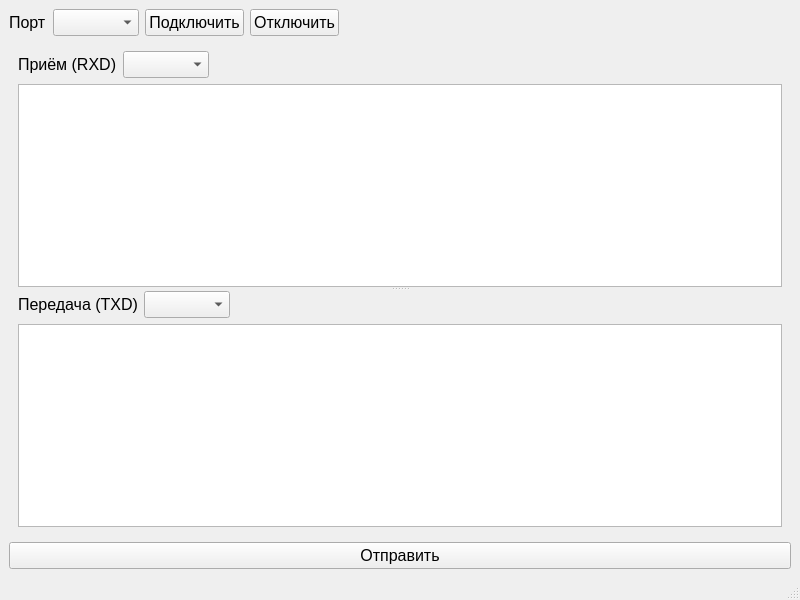
<?xml version="1.0" encoding="UTF-8"?>
<ui version="4.0">
 <class>MainWindow</class>
 <widget class="QMainWindow" name="MainWindow">
  <property name="geometry">
   <rect>
    <x>0</x>
    <y>0</y>
    <width>800</width>
    <height>600</height>
   </rect>
  </property>
  <property name="windowTitle">
   <string>TestSerialPort</string>
  </property>
  <widget class="QWidget" name="centralwidget">
   <layout class="QGridLayout" name="gridLayout">
    <item row="0" column="1">
     <widget class="QLabel" name="namePortLabel">
      <property name="font">
       <font>
        <pointsize>12</pointsize>
       </font>
      </property>
      <property name="text">
       <string>Порт</string>
      </property>
     </widget>
    </item>
    <item row="1" column="1" colspan="5">
     <widget class="QWidget" name="widget" native="true">
      <layout class="QVBoxLayout" name="verticalLayout">
       <item>
        <widget class="QSplitter" name="splitter">
         <property name="orientation">
          <enum>Qt::Vertical</enum>
         </property>
         <widget class="QWidget" name="rxWidget" native="true">
          <layout class="QGridLayout" name="gridLayout_2">
           <item row="0" column="1">
            <widget class="QComboBox" name="typeRxComboBox">
             <property name="font">
              <font>
               <pointsize>12</pointsize>
              </font>
             </property>
            </widget>
           </item>
           <item row="0" column="0">
            <widget class="QLabel" name="rxLabel">
             <property name="font">
              <font>
               <pointsize>12</pointsize>
              </font>
             </property>
             <property name="text">
              <string>Приём (RXD)</string>
             </property>
            </widget>
           </item>
           <item row="0" column="2">
            <spacer name="horizontalSpacer_3">
             <property name="orientation">
              <enum>Qt::Horizontal</enum>
             </property>
             <property name="sizeHint" stdset="0">
              <size>
               <width>40</width>
               <height>20</height>
              </size>
             </property>
            </spacer>
           </item>
           <item row="1" column="0" colspan="3">
            <widget class="QTextEdit" name="rxTextEdit">
             <property name="readOnly">
              <bool>false</bool>
             </property>
            </widget>
           </item>
          </layout>
         </widget>
         <widget class="QWidget" name="txWidget" native="true">
          <layout class="QGridLayout" name="gridLayout_3">
           <item row="0" column="1">
            <widget class="QComboBox" name="typeTxComboBox">
             <property name="font">
              <font>
               <pointsize>12</pointsize>
              </font>
             </property>
            </widget>
           </item>
           <item row="0" column="0">
            <widget class="QLabel" name="txLabel">
             <property name="font">
              <font>
               <pointsize>12</pointsize>
              </font>
             </property>
             <property name="text">
              <string>Передача (TXD)</string>
             </property>
            </widget>
           </item>
           <item row="0" column="2">
            <spacer name="horizontalSpacer_2">
             <property name="orientation">
              <enum>Qt::Horizontal</enum>
             </property>
             <property name="sizeHint" stdset="0">
              <size>
               <width>40</width>
               <height>20</height>
              </size>
             </property>
            </spacer>
           </item>
           <item row="1" column="0" colspan="3">
            <widget class="QTextEdit" name="txTextEdit"/>
           </item>
          </layout>
         </widget>
        </widget>
       </item>
      </layout>
     </widget>
    </item>
    <item row="0" column="3">
     <widget class="QPushButton" name="connectButton">
      <property name="font">
       <font>
        <pointsize>12</pointsize>
       </font>
      </property>
      <property name="text">
       <string>Подключить</string>
      </property>
     </widget>
    </item>
    <item row="0" column="5">
     <spacer name="horizontalSpacer">
      <property name="orientation">
       <enum>Qt::Horizontal</enum>
      </property>
      <property name="sizeHint" stdset="0">
       <size>
        <width>40</width>
        <height>20</height>
       </size>
      </property>
     </spacer>
    </item>
    <item row="0" column="4">
     <widget class="QPushButton" name="disconnectButton">
      <property name="font">
       <font>
        <pointsize>12</pointsize>
       </font>
      </property>
      <property name="text">
       <string>Отключить</string>
      </property>
     </widget>
    </item>
    <item row="0" column="2">
     <widget class="QComboBox" name="namePortComboBox">
      <property name="font">
       <font>
        <pointsize>12</pointsize>
       </font>
      </property>
     </widget>
    </item>
    <item row="2" column="1" colspan="5">
     <widget class="QPushButton" name="sendButton">
      <property name="font">
       <font>
        <pointsize>12</pointsize>
       </font>
      </property>
      <property name="text">
       <string>Отправить</string>
      </property>
     </widget>
    </item>
   </layout>
  </widget>
  <widget class="QMenuBar" name="menubar">
   <property name="geometry">
    <rect>
     <x>0</x>
     <y>0</y>
     <width>800</width>
     <height>17</height>
    </rect>
   </property>
  </widget>
  <widget class="QStatusBar" name="statusbar"/>
 </widget>
 <resources/>
 <connections/>
</ui>
